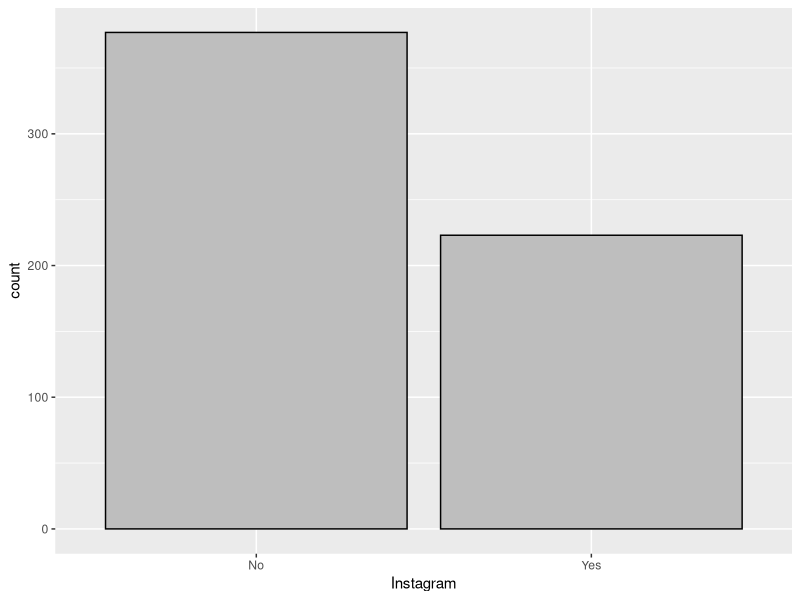
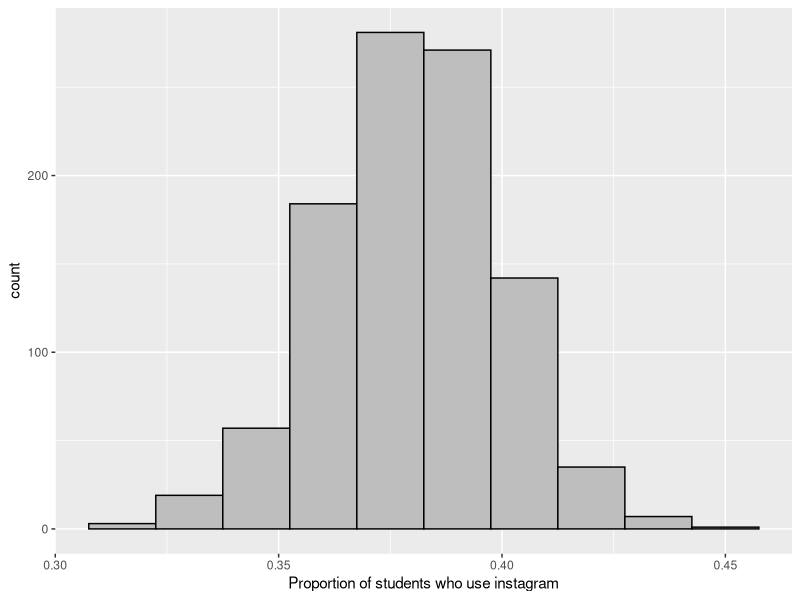

Write the R code that produced these figures, in order.
## ---- chunk 1
knitr::opts_chunk$set(warning = FALSE, message = FALSE)
library(tidyverse)
## ---- chunk 2
# Instructions for how students should define tests
STUDENT_NUMBER <- 1010057028; # Replace this number by your real student number
## ---- chunk 3
# Replace NULL below by your answer ("A", "B", "C", or "D")
Q1f_choice <- "A"
## ---- chunk 4
### DO NOT CHANGE THE CODE BELOW ####
print(STUDENT_NUMBER)     # Make sure that this is your student number
                          # If it isn't correct, go to the SETUP section and 
                          # store the correct value of your student number in the
                          # STUDENT_NUMBER variable (and run the code chunk)
                          # then come back to this question
                          # Make sure you don't share screenshots of your 
                          # solution that share your student number with others
set.seed(STUDENT_NUMBER)  # REQUIRED so the random sample is reproducible!

# setup
n_sample <- 600  # number of observations in random sample
options <- c("Yes", "No")  # options to respond
p_1 <- 0.38  # probability of option 1
p_options <- c(p_1, 1 - p_1)  # probabilities for both options

# sample!
responses <- sample(options, size=n_sample, prob=p_options, replace=TRUE)
### DO NOT CHANGE THE CODE ABOVE ####
## ---- chunk 5
# Replace NULL below by your answer
Q2c_number_of_instagram_users_in_sample_of_DoSS <- sum(responses == "Yes")
## ---- chunk 6
data.frame(resp = responses) %>% ggplot(aes(x=resp)) +
  geom_bar(color = "black",
           fill = "gray") +
  labs(x = "Instagram")
## ---- chunk 7
# Replace NULL below by your answer
Q2e_fhat_stu_sim <- sum(responses == "Yes") / n_sample
## ---- chunk 8
# Replace NULL below by your answer
Q2e_f_stu <- 0.38
Q2e_fhat_stu <- 0.42
## ---- chunk 9
### DO NOT CHANGE THE CODE BELOW ####
print(STUDENT_NUMBER)     # Make sure that this is your student number
                          # If it isn't correct, go to the SETUP section and 
                          # store the correct value of your student number in the
                          # STUDENT_NUMBER variable (and run the code chunk)
                          # then come back to this question
                          # Make sure you don't share screenshots of your 
                          # solution that share your student number with classmates
set.seed(STUDENT_NUMBER + 2)  # Do not change this line

# setup
n_trials <- 1000  # number of trials
n_sample <- 600  # number of observations in random sample
options <- c("Yes", "No")  # options to respond
p_options <- c(0.38, 1 - 0.38)  # probabilities for both options

# simulate!
fhat_stu_simulations <- rep(NA, n_trials)
for (i in 1:n_trials){
  responses <- sample(options, size=n_sample, prob=p_options, replace=TRUE)
  fhat_stu_sim <- sum(responses == "Yes") / n_sample
  fhat_stu_simulations[i] <- fhat_stu_sim
}
### DO NOT CHANGE THE CODE ABOVE ####
## ---- chunk 10
# Replace NULL with your answer below
Q2f_vector_of_simulated_test_statistics <- fhat_stu_simulations
## ---- chunk 11
# Replace NULL with your answer below
Q2f_mean_of_simulated_test_statistics <- mean(fhat_stu_simulations)
Q2f_stddev_of_simulated_test_statistics <- sd(fhat_stu_simulations)
## ---- chunk 12
data.frame(data = fhat_stu_simulations) %>% ggplot(aes(x = data)) +
  geom_histogram(bins=10, color="black", fill="gray") +
  labs(x = "Proportion of students who use instagram")
## ---- chunk 13
# Replace NULL with your answer below
Q2i_pvalue_2sided <- sum(abs(fhat_stu_simulations - 0.38) >= abs(0.42 - 0.38)) / n_trials
## ---- chunk 14
# Replace NULL with your answer below (either TRUE or FALSE)
alpha_level <- 0.05
Q2j_reject <- FALSE
## ---- chunk 15
# Replace NULL by your answer ("A", "B", "C", or "D")
Q2k_choice <- "D"
## ---- chunk 16
### DO NOT CHANGE THE CODE BELOW ####
print(STUDENT_NUMBER)     # Make sure that this is your student number
                          # If it isn't correct, go to the SETUP section and 
                          # store the correct value of your student number in the
                          # STUDENT_NUMBER variable (and run the code chunk)
                          # then come back to this question
                          # Make sure you don't share screenshots of your 
                          # solution that share your student number with classmates
set.seed(STUDENT_NUMBER + 3)  # Do not change this line

# setup
n_trials <- 1000  # number of trials
n_sample <- 600  # number of observations in random sample
options <- c("Yes", "No")  # options to respond
p_options <- c(0.38, 1 - 0.38)  # probabilities for both options

# simulate!
fhat_stu_simulations <- rep(NA, n_trials)
for (i in 1:n_trials){
  responses <- sample(options, size=n_sample, prob=p_options, replace=TRUE)
  fhat_stu_sim <- sum(responses == "Yes") / n_sample
  fhat_stu_simulations[i] <- fhat_stu_sim
}
### DO NOT CHANGE THE CODE ABOVE ####
## ---- chunk 17
# Replace NULL with your answer below
Q2l_pvalue_2sided <- sum(abs(fhat_stu_simulations - 0.38) >= abs(0.42 - 0.38)) / n_trials

# Replace NULL with your answer below
alpha_level <- 0.05
Q2l_reject <- FALSE
## ---- chunk 18
### DO NOT CHANGE THE CODE BELOW ####
print(STUDENT_NUMBER)     # Make sure that this is your student number
                          # If it isn't correct, go to the SETUP section and 
                          # store the correct value of your student number in the
                          # STUDENT_NUMBER variable (and run the code chunk)
                          # then come back to this question
                          # Make sure you don't share screenshots of your 
                          # solution that share your student number with classmates
set.seed(STUDENT_NUMBER + 2)  # Do not change this line

# setup
n_trials <- 100000  # number of trials
n_sample <- 600  # number of observations in random sample
options <- c("Yes", "No")  # options to respond
p_options <- c(0.38, 1 - 0.38)  # probabilities for both options

# simulate!
fhat_stu_simulations <- rep(NA, n_trials)
for (i in 1:n_trials){
  responses <- sample(options, size=n_sample, prob=p_options, replace=TRUE)
  fhat_stu_sim <- sum(responses == "Yes") / n_sample
  fhat_stu_simulations[i] <- fhat_stu_sim
}
### DO NOT CHANGE THE CODE ABOVE ####
## ---- chunk 19
# Replace NULL with your answer below
Q2m_pvalue_2sided_v1 <- 
  sum(abs(fhat_stu_simulations - Q2e_f_stu) >= 
      abs(Q2e_fhat_stu - Q2e_f_stu)) / n_trials

# Replace NULL with your answer below
alpha_level <- 0.05
Q2m_reject_v1 <- Q2m_pvalue_2sided_v1 < alpha_level

Q2m_pvalue_2sided_v1
Q2m_reject_v1
## ---- chunk 20
### DO NOT CHANGE THE CODE BELOW ####
print(STUDENT_NUMBER)     # Make sure that this is your student number
                          # If it isn't correct, go to the SETUP section and 
                          # store the correct value of your student number in the
                          # STUDENT_NUMBER variable (and run the code chunk)
                          # then come back to this question
                          # Make sure you don't share screenshots of your 
                          # solution that share your student number with classmates
set.seed(STUDENT_NUMBER + 3)  # Do not change this line

# setup
n_trials <- 100000  # number of trials
n_sample <- 600  # number of observations in random sample
options <- c("Yes", "No")  # options to respond
p_options <- c(0.38, 1 - 0.38)  # probabilities for both options

# simulate!
fhat_stu_simulations <- rep(NA, n_trials)
for (i in 1:n_trials){
  responses <- sample(options, size=n_sample, prob=p_options, replace=TRUE)
  fhat_stu_sim <- sum(responses == "Yes") / n_sample
  fhat_stu_simulations[i] <- fhat_stu_sim
}
### DO NOT CHANGE THE CODE ABOVE ####
## ---- chunk 21
# Replace NULL with your answer below
Q2m_pvalue_2sided_v2 <- sum(abs(fhat_stu_simulations - 0.38) >= abs(0.42 - 0.38)) / n_trials

# Replace NULL with your answer below
alpha_level <- 0.05
Q2m_reject_v2 <- TRUE
## ---- chunk 22
set.seed(STUDENT_NUMBER + 3)  # REQUIRED so the results are reproducible!

# write your code below
# setup
n_trials <- 100000  # number of trials
n_sample <- 12  # number of observations in random sample
options <- c("Yes", "No")  # options to respond
p_options <- c(0.5, 1 - 0.5)  # probabilities for both options

# simulate!
fhat_tshirt_simulations <- rep(NA, n_trials)
for (i in 1:n_trials){
  responses <- sample(options, size=n_sample, prob=p_options, replace=TRUE)
  fhat_tshirt_sim <- sum(responses == "Yes") / n_sample
  fhat_tshirt_simulations[i] <- fhat_tshirt_sim
}

one_sided <- sum(fhat_tshirt_simulations >= 1) / n_trials
## ---- chunk 23
# write your code below
one_sided_2 <- sum(fhat_tshirt_simulations >= 11/12) / n_trials
